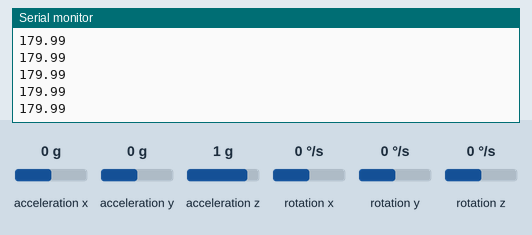
This sketch was run on a simulated Arduino Uno, built with avr-gcc and run on an emulated ATmega328P. Parts: the last lines printed to the serial monitor. The inputs (shaded band) are chosen by the test bench; at power-on: rotation z 0 °/s, acceleration x 0 g, acceleration y 0 g, acceleration z 1 g, rotation x 0 °/s, rotation y 0 °/s.

Above: at 1.7 s.
1.8 s: rotation z set to -192 °/s
At 2.4 s:
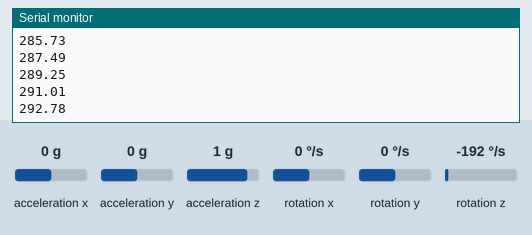
3.3 s: acceleration x set to -1.4 g
At 4.0 s:
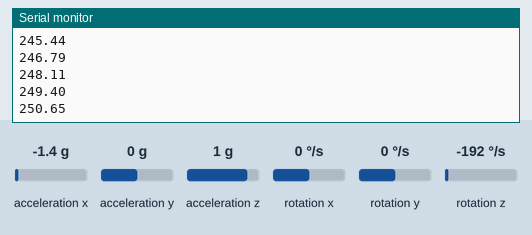
4.8 s: acceleration y set to -1.4 g
At 5.9 s:
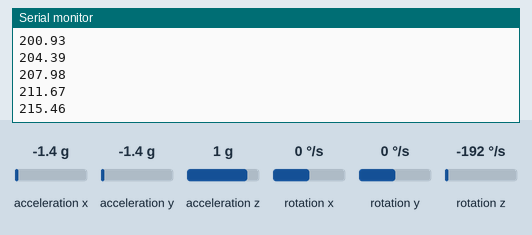
6.3 s: acceleration z set to -1.4 g
At 7.2 s:
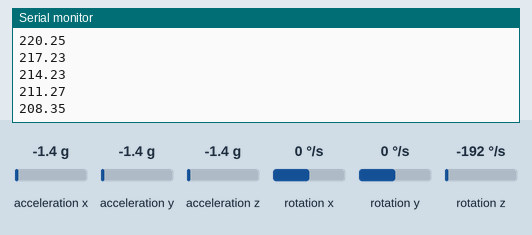
Timing chart, 0 to 8.8 s (numbered marks = the images above; inputs shaded):
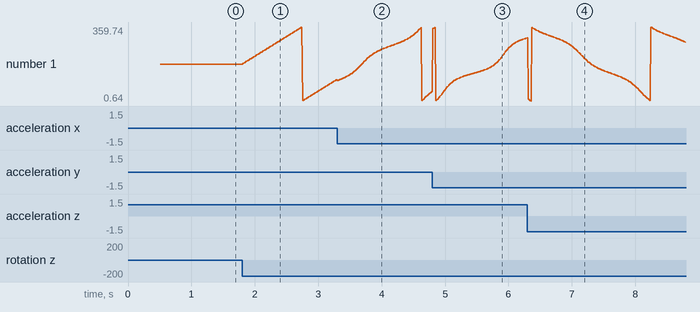

Measured:
- after the input at 1.8 s, the serial monitor: prints a new line at once (image 1)
- plotted number 1: 179.99 → 104.95 after the input at 1.8 s

The sketch:

Clear.ino
```cpp
// Inclui a biblioteca criada para gerenciar as leituras do MPU6050
#include "gyro.h"
gyroSensor gyro;

void setup()
{
  Serial.begin(2000000);
    gyro.init();
}

void loop(){
  gyro.read();
  Serial.println(gyro.Yaw);
}
```

Gyro.h
```cpp
/*
    Módulo de configuração do sensor giroscópio e acelerômetro MPU 6050
*/

// Inclui as bibliotecas utilizadas
#include <I2Cdev.h>
#include <MPU6050_6Axis_MotionApps20.h>
#include <Wire.h>

class gyroSensor
{
private:
    MPU6050 mpu; // Instância do sensor

    // Variáveis de controle do MPU
    uint8_t devStatus;      // Status de cada operação (0 = sucesso, 1 = erro)
    uint16_t packetSize;    // Tamanho esperado do pacote DMT (default is 42 bytes)
    uint16_t fifoCount;     // Quantidade de bytes atualmente na FIFO
    uint8_t fifoBuffer[64]; // buffer da FIFO

    // Variáveis de movimentação e orientação
    Quaternion q;        // [w, x, y, z]         Container Quaternion
    VectorFloat gravity; // [x, y, z]            Vetor de gravidade
    float ypr[3];        // [yaw, pitch, roll]   Vetor de Yaw, Pitch e Roll

public:
    float Yaw, Pitch, Roll;

    /**
     * @brief Construtor da classe
     */
    gyroSensor() {}

    /**
     * @brief Inicializa o MPU com as configurações necessárias
     *
     * TODO: Verificar Offsets
     */
    void init()
    {
        Wire.begin();
        Wire.setClock(400000);

        mpu.initialize();

        devStatus = mpu.dmpInitialize();
        mpu.setXGyroOffset(220);
        mpu.setYGyroOffset(76);
        mpu.setZGyroOffset(-85);
        mpu.setZAccelOffset(1788);

        if (devStatus == 0)
        {
            mpu.CalibrateAccel(6);
            mpu.CalibrateGyro(6);
            mpu.PrintActiveOffsets();

            mpu.setDMPEnabled(true);

            packetSize = mpu.dmpGetFIFOPacketSize();
        }
    }

    /**
     * @brief Lê os dados do MPU e atualiza as variáveis de ângulo:
     *         Yaw, Pitch, Roll
     */
    void read()
    {
        // Lê os dados do MPU
        if (mpu.dmpGetCurrentFIFOPacket(fifoBuffer))
        {
            mpu.dmpGetQuaternion(&q, fifoBuffer);
            mpu.dmpGetGravity(&gravity, &q);
            mpu.dmpGetYawPitchRoll(ypr, &q, &gravity);
        }

        // Normaliza os ângulos e atualiza as variáveis
        Yaw = ypr[0] * 180 / M_PI + 179.99;
        Pitch = ypr[1] * 180 / M_PI + 179.99;
        Roll = ypr[2] * 180 / M_PI + 179.99;
    }
};
```
